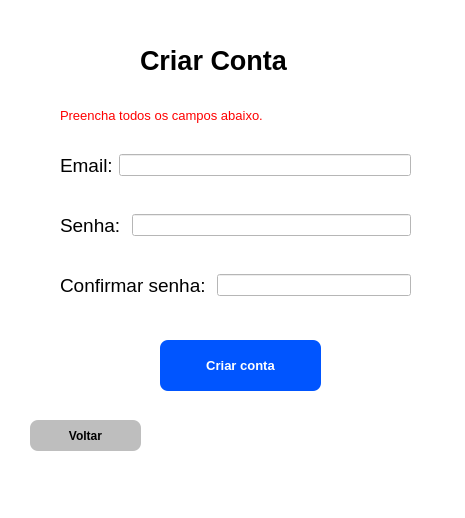
<?xml version="1.0" encoding="UTF-8"?>
<ui version="4.0">
 <class>MainWindow</class>
 <widget class="QMainWindow" name="MainWindow">
  <property name="geometry">
   <rect>
    <x>0</x>
    <y>0</y>
    <width>465</width>
    <height>518</height>
   </rect>
  </property>
  <property name="windowTitle">
   <string>MainWindow</string>
  </property>
  <property name="styleSheet">
   <string notr="true">background-color: rgb(255, 255, 255);</string>
  </property>
  <widget class="QWidget" name="centralwidget">
   <widget class="QPushButton" name="pushButton">
    <property name="geometry">
     <rect>
      <x>30</x>
      <y>420</y>
      <width>111</width>
      <height>31</height>
     </rect>
    </property>
    <property name="font">
     <font>
      <weight>75</weight>
      <bold>true</bold>
     </font>
    </property>
    <property name="cursor">
     <cursorShape>PointingHandCursor</cursorShape>
    </property>
    <property name="styleSheet">
     <string notr="true"> border-radius: 8px;
background-color: rgb(190, 190, 190);</string>
    </property>
    <property name="text">
     <string>Voltar</string>
    </property>
   </widget>
   <widget class="QLabel" name="label">
    <property name="geometry">
     <rect>
      <x>140</x>
      <y>40</y>
      <width>191</width>
      <height>41</height>
     </rect>
    </property>
    <property name="font">
     <font>
      <pointsize>20</pointsize>
      <weight>75</weight>
      <bold>true</bold>
     </font>
    </property>
    <property name="text">
     <string>Criar Conta</string>
    </property>
   </widget>
   <widget class="QWidget" name="horizontalLayoutWidget">
    <property name="geometry">
     <rect>
      <x>60</x>
      <y>140</y>
      <width>351</width>
      <height>51</height>
     </rect>
    </property>
    <layout class="QHBoxLayout" name="horizontalLayout">
     <item>
      <widget class="QLabel" name="label_2">
       <property name="font">
        <font>
         <pointsize>14</pointsize>
        </font>
       </property>
       <property name="text">
        <string>Email:</string>
       </property>
      </widget>
     </item>
     <item>
      <widget class="QLineEdit" name="lineEdit_email"/>
     </item>
    </layout>
   </widget>
   <widget class="QWidget" name="horizontalLayoutWidget_2">
    <property name="geometry">
     <rect>
      <x>60</x>
      <y>200</y>
      <width>351</width>
      <height>51</height>
     </rect>
    </property>
    <layout class="QHBoxLayout" name="horizontalLayout_2">
     <item>
      <widget class="QLabel" name="label_3">
       <property name="font">
        <font>
         <pointsize>14</pointsize>
        </font>
       </property>
       <property name="text">
        <string>Senha: </string>
       </property>
      </widget>
     </item>
     <item>
      <widget class="QLineEdit" name="lineEdit_senha">
       <property name="enabled">
        <bool>true</bool>
       </property>
       <property name="echoMode">
        <enum>QLineEdit::Password</enum>
       </property>
      </widget>
     </item>
    </layout>
   </widget>
   <widget class="QWidget" name="horizontalLayoutWidget_3">
    <property name="geometry">
     <rect>
      <x>60</x>
      <y>260</y>
      <width>351</width>
      <height>51</height>
     </rect>
    </property>
    <layout class="QHBoxLayout" name="horizontalLayout_3">
     <item>
      <widget class="QLabel" name="label_4">
       <property name="font">
        <font>
         <pointsize>14</pointsize>
        </font>
       </property>
       <property name="text">
        <string>Confirmar senha: </string>
       </property>
      </widget>
     </item>
     <item>
      <widget class="QLineEdit" name="lineEdit_conf_senha">
       <property name="echoMode">
        <enum>QLineEdit::Password</enum>
       </property>
      </widget>
     </item>
    </layout>
   </widget>
   <widget class="QPushButton" name="pushButton_criar_conta">
    <property name="geometry">
     <rect>
      <x>160</x>
      <y>340</y>
      <width>161</width>
      <height>51</height>
     </rect>
    </property>
    <property name="font">
     <font>
      <pointsize>10</pointsize>
      <weight>75</weight>
      <bold>true</bold>
     </font>
    </property>
    <property name="cursor">
     <cursorShape>PointingHandCursor</cursorShape>
    </property>
    <property name="styleSheet">
     <string notr="true">background-color: rgb(0, 85, 255);
color: rgb(255, 255, 255);
 border-radius: 8px;</string>
    </property>
    <property name="text">
     <string>Criar conta</string>
    </property>
   </widget>
   <widget class="QLabel" name="label_5">
    <property name="geometry">
     <rect>
      <x>60</x>
      <y>100</y>
      <width>271</width>
      <height>31</height>
     </rect>
    </property>
    <property name="font">
     <font>
      <pointsize>10</pointsize>
     </font>
    </property>
    <property name="styleSheet">
     <string notr="true">color: rgb(255, 0, 0);</string>
    </property>
    <property name="text">
     <string>Preencha todos os campos abaixo. </string>
    </property>
   </widget>
  </widget>
  <widget class="QMenuBar" name="menubar">
   <property name="geometry">
    <rect>
     <x>0</x>
     <y>0</y>
     <width>465</width>
     <height>26</height>
    </rect>
   </property>
  </widget>
  <widget class="QStatusBar" name="statusbar"/>
 </widget>
 <resources/>
 <connections/>
</ui>
